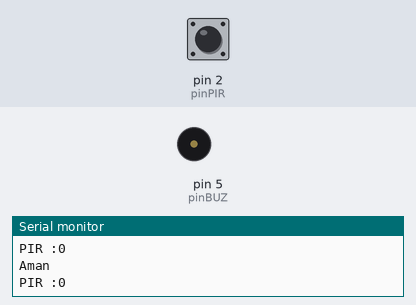
Simulated run of this sketch. Board: Arduino Uno, built with avr-gcc and run on an emulated ATmega328P. On the bench: buzzer (waves = sounding, pin HIGH), the last lines printed to the serial monitor. The inputs (shaded band) are chosen by the test bench; at power-on: pin 2 (pinPIR) LOW.

Above: at 1.2 s.
1.3 s: pin 2 (pinPIR) driven HIGH
At 1.47 s:
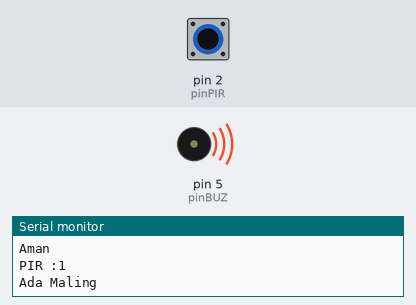
4.3 s: pin 2 (pinPIR) driven LOW
7.3 s: pin 2 (pinPIR) pulsed HIGH 5 times (0.12 s each, 0.3 s apart)
At 9.1 s:
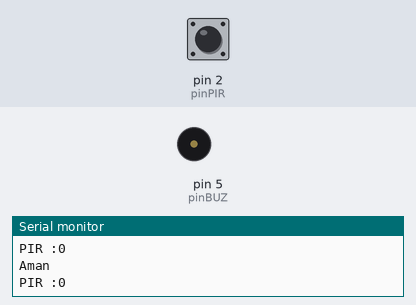
11.8 s: pin 2 (pinPIR) pulsed HIGH 5 times (0.12 s each, 0.3 s apart)
At 12.05 s:
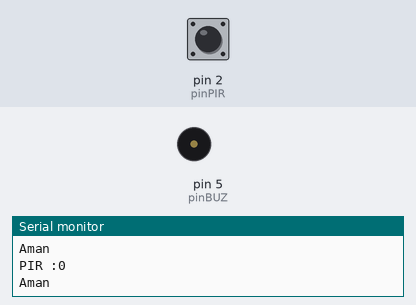
Timing chart, 0 to 14.8 s (numbered marks = the images above; inputs shaded):
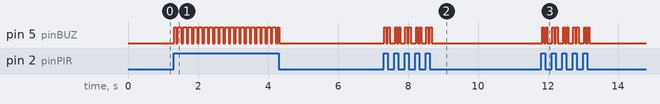

The sketch:

1._Sensor_PIR.ino
```cpp
//Inisialisasi
int pinPIR=2;
int pinBUZ=5;

void setup() {
 Serial.begin(9600);
 pinMode(pinPIR, INPUT);
 pinMode(pinBUZ, OUTPUT);
 digitalWrite(pinBUZ, LOW);
}

void loop() {
//Baca Sensor/DAta
  int bacaPIR = digitalRead(pinPIR);

//Print Serial
  Serial.println("PIR :" + String(bacaPIR));

//Logika Program
  if ( bacaPIR != 0 ) {
    Serial.println("Ada Maling");
    digitalWrite(pinBUZ, HIGH);
    delay(50);
    digitalWrite(pinBUZ, LOW);
    delay(50);
    digitalWrite(pinBUZ, HIGH);
    delay(50);
    digitalWrite(pinBUZ, LOW);
  } else {
    Serial.println("Aman");
    digitalWrite(pinBUZ, LOW);
  }
}
```

Measured:
- after the input at 1.3 s, pin 5 (pinBUZ): alternates HIGH for 0.10 s and LOW for 0.05 s, starting at once
- after the input at 7.3 s, pin 5 (pinBUZ): LOW → HIGH at once, then repeats every 0.31 s: LOW 0.05 s, HIGH 0.05 s, LOW 0.16 s, HIGH 0.05 s, until it stays LOW from 8.7 s
- after the input at 11.8 s, pin 5 (pinBUZ): LOW → HIGH at once, then repeats every 0.29 s: LOW 0.05 s, HIGH 0.05 s, LOW 0.14 s, HIGH 0.05 s, until it stays LOW from 13.2 s
